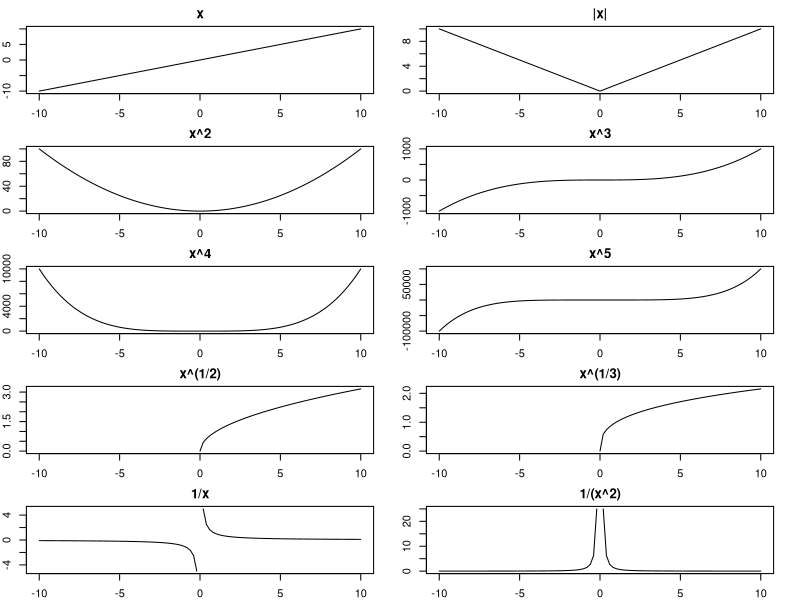
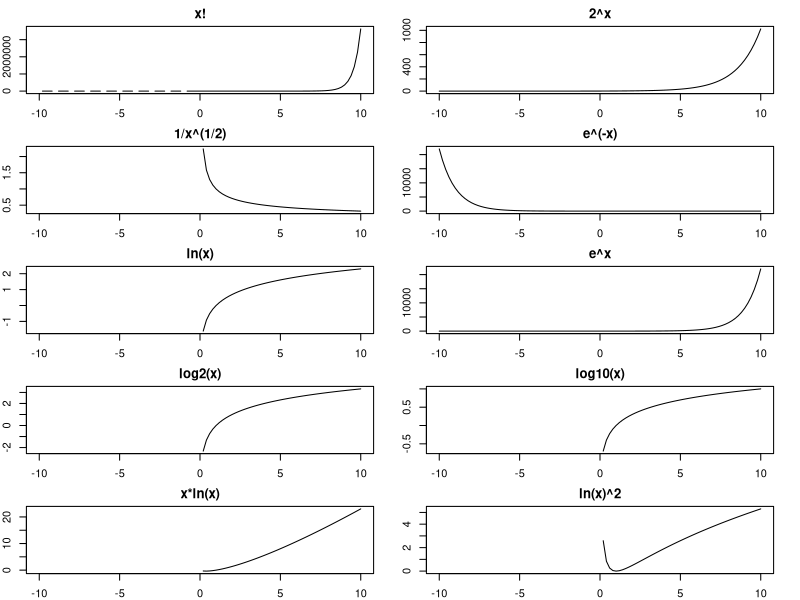
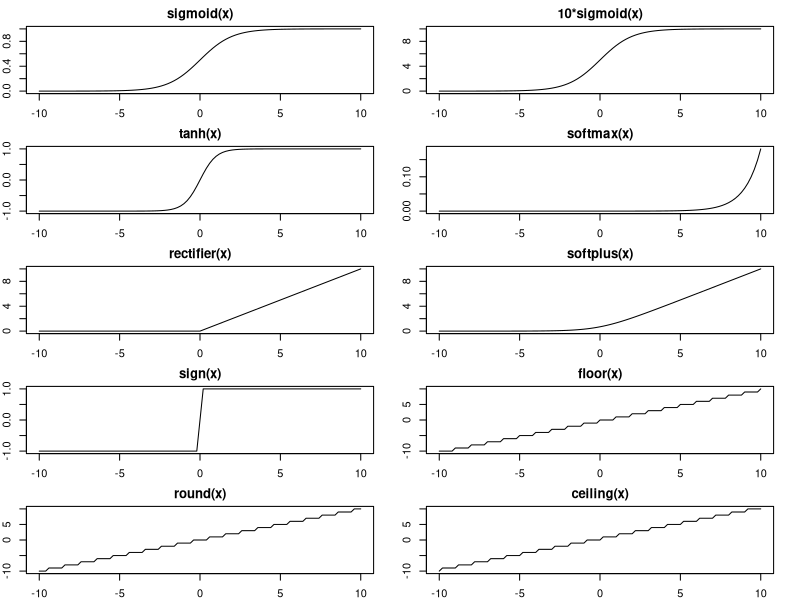
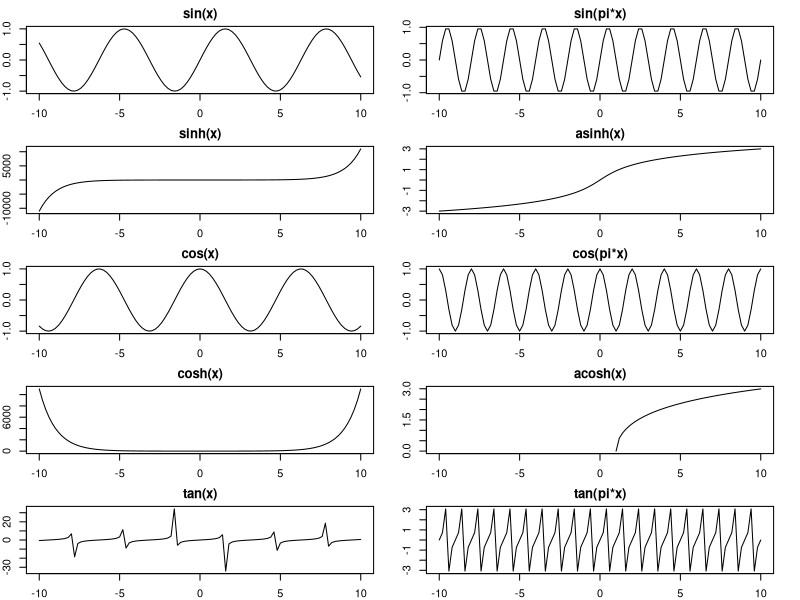

The R source for these figures, in order:
## ---- chunk 1

# Set up general options ------------------------------------------------------

knitr::opts_chunk$set(echo = FALSE, fig.height = 8, fig.width = 7, 
                      message = FALSE, warning = FALSE)
options(scipen=999)

## ---- chunk 2

# Plot functions --------------------------------------------------------------

par(mfrow=c(5,2), mar=c(2,2,2,2))
curve(x+0, from = -10, to = 10, main = "x")
curve(abs(x), from = -10, to = 10, main = "|x|")
curve(x^2, from = -10, to = 10, main = "x^2")
curve(x^3, from = -10, to = 10, main = "x^3")
curve(x^4, from = -10, to = 10, main = "x^4")
curve(x^5, from = -10, to = 10, main = "x^5")
curve(x^(1/2), from = -10, to = 10, main = "x^(1/2)")
curve(x^(1/3), from = -10, to = 10, main = "x^(1/3)")
curve(1/x, from = -10, to = 10, main = "1/x")
curve(1/(x^2), from = -10, to = 10, main = "1/(x^2)")

par(mfrow=c(5,2), mar=c(2,2,2,2))
curve(factorial(x), from = -10, to = 10, main = "x!")
curve(2^x, from = -10, to = 10, main = "2^x")
curve(1/sqrt(x), from = -10, to = 10, main = "1/x^(1/2)")
curve(exp(-x), from = -10, to = 10, main = "e^(-x)")
curve(log(x), from = -10, to = 10, main = "ln(x)")
curve(exp(x), from = -10, to = 10, main = "e^x")
curve(log2(x), from = -10, to = 10, main = "log2(x)")
curve(log10(x), from = -10, to = 10, main = "log10(x)")
curve(x*log(x), from = -10, to = 10, main = "x*ln(x)")
curve(log(x)^2, from = -10, to = 10, main = "ln(x)^2")

par(mfrow=c(5,2), mar=c(2,2,2,2))
curve(1 / (1 + exp(-x)), from = -10, to = 10, main = "sigmoid(x)")
curve(10 / (1 + exp(-x)), from = -10, to = 10, main = "10*sigmoid(x)")
curve(tanh(x), from = -10, to = 10, main = "tanh(x)")
curve(exp(x) / sum(exp(x)), from = -10, to = 10, main = "softmax(x)")
curve(pmax(0, x), from = -10, to = 10, main = "rectifier(x)")
curve(log(1 + exp(x)), from = -10, to = 10, main = "softplus(x)")
curve(sign(x), from = -10, to = 10, main = "sign(x)")
curve(floor(x), from = -10, to = 10, main = "floor(x)")
curve(round(x), from = -10, to = 10, main = "round(x)")
curve(ceiling(x), from = -10, to = 10, main = "ceiling(x)")

## ---- chunk 3
par(mfrow=c(5,2), mar=c(2,2,2,2))
curve(sin(x), from = -10, to = 10, main = "sin(x)")
curve(sinpi(x), from = -10, to = 10, main = "sin(pi*x)")
curve(sinh(x), from = -10, to = 10, main = "sinh(x)")
curve(asinh(x), from = -10, to = 10, main = "asinh(x)")
curve(cos(x), from = -10, to = 10, main = "cos(x)")
curve(cospi(x), from = -10, to = 10, main = "cos(pi*x)")
curve(cosh(x), from = -10, to = 10, main = "cosh(x)")
curve(acosh(x), from = -10, to = 10, main = "acosh(x)")
curve(tan(x), from = -10, to = 10, main = "tan(x)")
curve(tanpi(x), from = -10, to = 10, main = "tan(pi*x)")
